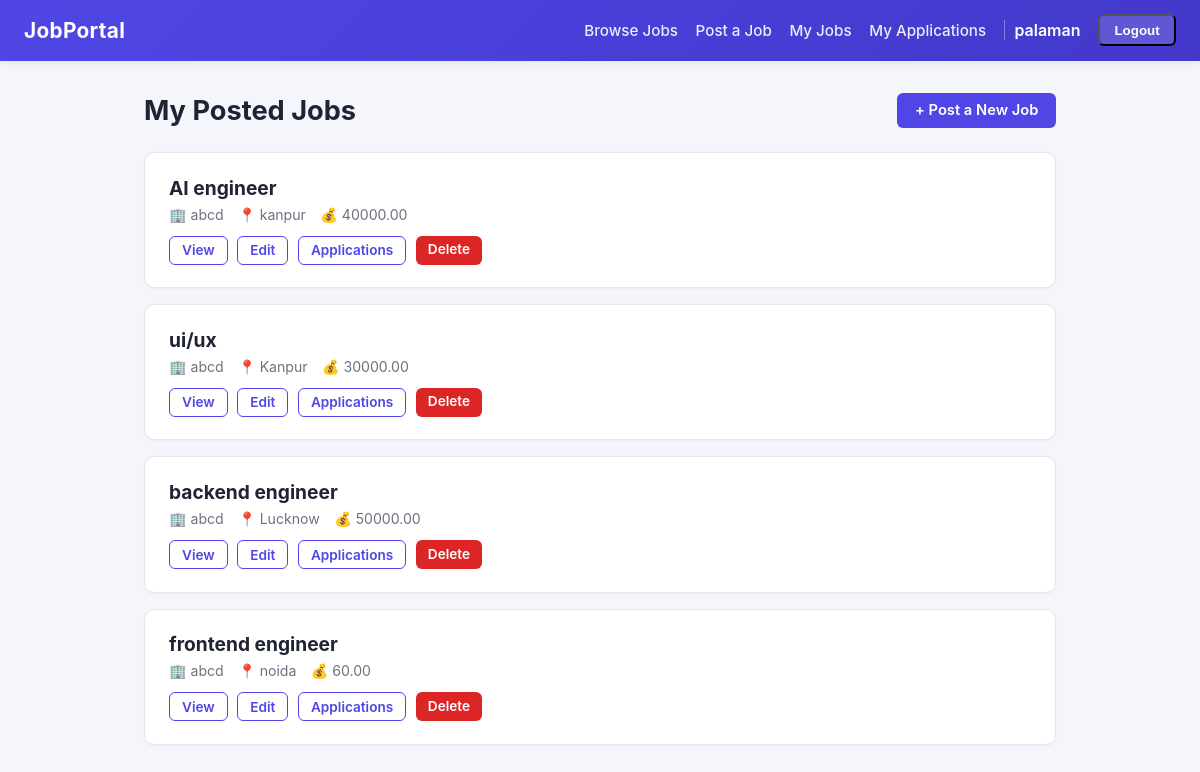
Screenshot of /job/my-jobs/ (signed in) with the database file from the repository.
### accounts/models.py (models this page shows, shortened)
class CustomUser(AbstractUser):
    ROLL_CHOICES = [
        ('jobseeker', 'Job Seeker'),
        ('employer', 'Employer'),
    ]
    roll = models.CharField(max_length=20, choices=ROLL_CHOICES, default='jobseeker')

### job/models.py (models this page shows, shortened)
class Job(models.Model):
    title = models.CharField(max_length=100)
    company_name = models.CharField(max_length=100)
    description = models.TextField(max_length=2000)
    location = models.CharField(max_length=100)
    salary = models.DecimalField(max_digits=10, decimal_places=2)
    posted_by = models.ForeignKey(settings.AUTH_USER_MODEL, on_delete=models.CASCADE)
    date_posted = models.DateTimeField(auto_now_add=True)
    class Meta:
        ordering = ['-date_posted']

### job/views.py (the view)
# urls.py: path("my-jobs/", MyJobListView.as_view(), name="my_jobs"),
class MyJobListView(LoginRequiredMixin, ListView):
    model = Job
    template_name = "my_job_list.html"
    def get_queryset(self):
        return Job.objects.filter(posted_by=self.request.user)

### job/templates/my_job_list.html (shortened to what this page needs)
{% extends "base.html" %}
{% block content %}
<div class="page-header">
    <h1>My Posted Jobs</h1>
    <a class="btn btn-primary" href="{% url 'job_create' %}">+ Post a New Job</a>
</div>
{% if object_list %}
    {% for job in object_list %}
        <div class="card job-card">
            <h2><a href="{% url 'job_detail' job.pk %}">{{ job.title }}</a></h2>
            <div class="job-meta">
                <span>🏢 {{ job.company_name }}</span>
                <span>📍 {{ job.location }}</span>
                <span>💰 {{ job.salary }}</span>
            </div>
            <div class="actions-inline">
                <a class="btn btn-outline btn-sm" href="{% url 'job_detail' job.pk %}">View</a>
                <a class="btn btn-outline btn-sm" href="{% url 'job_update' job.pk %}">Edit</a>
                <a class="btn btn-outline btn-sm" href="{% url 'job_applications' job.pk %}">Applications</a>
                <a class="btn btn-danger btn-sm" href="{% url 'job_delete' job.pk %}">Delete</a>
            </div>
        </div>
    {% endfor %}
{% else %}
    <div class="card empty-state">
        <p>You have not posted any jobs yet.</p>
        <a class="btn btn-primary" href="{% url 'job_create' %}">Post your first job</a>
    </div>
{% endif %}
{% endblock %}

### templates/base.html (shortened to what this page needs)
<!DOCTYPE html>
<html lang="en">
<head>
</head>
<body>
    <nav class="navbar">
        <a class="brand" href="{% url 'job_list' %}">JobPortal</a>
        <div class="nav-links">
            <a href="{% url 'job_list' %}">Browse Jobs</a>
            {% if user.is_authenticated %}
                <a href="{% url 'job_create' %}">Post a Job</a>
                <a href="{% url 'my_jobs' %}">My Jobs</a>
                <a href="{% url 'my_applications' %}">My Applications</a>
                <span class="nav-user">{{ user.username }}</span>
                <form method="post" action="{% url 'logout' %}" style="display:inline;">
                <button type="submit" class="btn-logout">Logout</button>
                </form>
            {% else %}
                <a href="{% url 'login' %}">Login</a>
                <a class="btn-signup" href="{% url 'signup' %}">Sign Up</a>
            {% endif %}
        </div>
    </nav>
    <div class="container">
        {% block content %}{% endblock %}
    </div>
</body>
</html>

### templates/base.html (style rules this page uses)
:root { --primary: #4f46e5; --primary-dark: #4338ca; --bg: #f5f6fb; --card: #ffffff; --text: #1f2333; --muted: #6b7280; --border: #e5e7eb; --danger: #dc2626; --danger-dark: #b91c1c; --success-bg: #ecfdf5; --success-text: #047857; }
* { box-sizing: border-box; }
body { margin: 0; font-family: -apple-system, BlinkMacSystemFont, "Segoe UI", Roboto, Helvetica, Arial, sans-serif; background: var(--bg); color: var(--text); min-height: 100vh; }
a { color: var(--primary); text-decoration: none; }
.navbar { background: linear-gradient(135deg, var(--primary), var(--primary-dark)); padding: 0.9rem 1.5rem; display: flex; align-items: center; justify-content: space-between; flex-wrap: wrap; gap: 0.75rem; box-shadow: 0 2px 8px rgba(0,0,0,0.08); }
.navbar .brand { color: #fff; font-size: 1.3rem; font-weight: 700; letter-spacing: 0.3px; }
.nav-links { display: flex; align-items: center; gap: 1.1rem; flex-wrap: wrap; }
.nav-links a { color: rgba(255,255,255,0.9); font-weight: 500; font-size: 0.95rem; }
.nav-links .nav-user { color: #fff; font-weight: 600; padding-left: 0.6rem; border-left: 1px solid rgba(255,255,255,0.35); }
.nav-links .btn-logout { background: rgba(255,255,255,0.15); padding: 0.4rem 0.9rem; border-radius: 6px; color: #fff; font-weight: 600; }
.container { max-width: 960px; margin: 0 auto; padding: 2rem 1.5rem 3rem; }
.page-header { display: flex; align-items: center; justify-content: space-between; flex-wrap: wrap; gap: 1rem; margin-bottom: 1.5rem; }
.page-header h1 { margin: 0; font-size: 1.7rem; }
.btn { display: inline-block; padding: 0.55rem 1.1rem; border-radius: 6px; font-weight: 600; font-size: 0.92rem; border: none; cursor: pointer; text-decoration: none; }
.btn-primary { background: var(--primary); color: #fff; }
.btn-outline { background: #fff; color: var(--primary); border: 1px solid var(--primary); }
.btn-danger { background: var(--danger); color: #fff; }
.btn-sm { padding: 0.35rem 0.75rem; font-size: 0.85rem; }
.card { background: var(--card); border: 1px solid var(--border); border-radius: 10px; padding: 1.4rem 1.5rem; margin-bottom: 1rem; box-shadow: 0 1px 3px rgba(0,0,0,0.04); }
.job-card h2 { margin: 0 0 0.4rem; font-size: 1.2rem; }
.job-card h2 a { color: var(--text); }
.job-meta { display: flex; flex-wrap: wrap; gap: 0.9rem; color: var(--muted); font-size: 0.88rem; margin: 0.4rem 0 0.7rem; }
.job-meta span { display: flex; align-items: center; gap: 0.3rem; }
.actions-inline { display: flex; gap: 0.6rem; flex-wrap: wrap; margin-top: 0.8rem; }

### rows the page displays
CustomUser: username "palaman"
Job: title "AI engineer", company_name "abcd", location "kanpur", salary "40000.00"
Job: title "ui/ux", company_name "abcd", location "Kanpur", salary "30000.00"
Job: title "backend engineer", company_name "abcd", location "Lucknow", salary "50000.00"
Job: title "frontend engineer", company_name "abcd", location "noida", salary "60.00"
